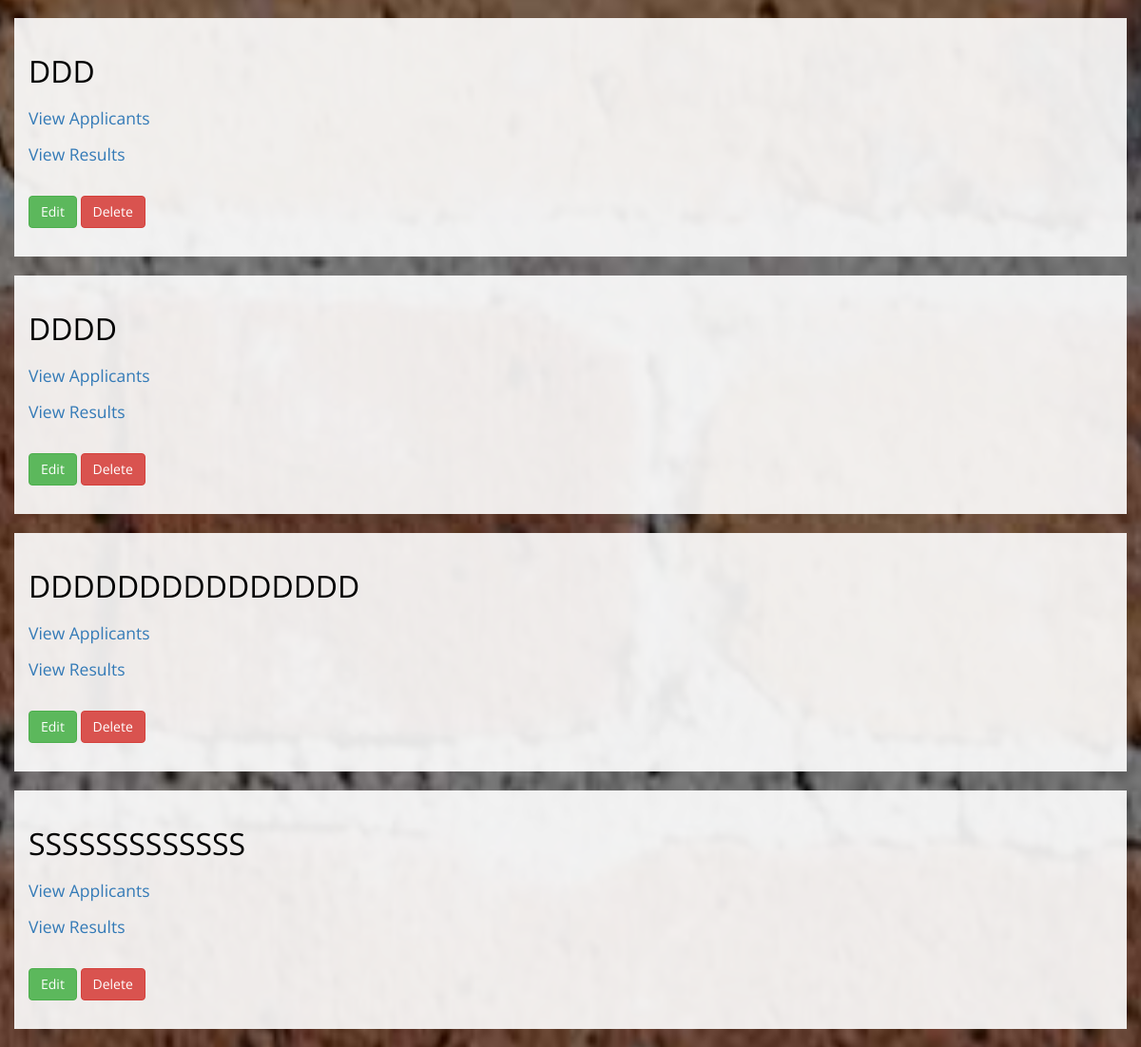
Before: /nominations/ (signed in, middle part) with the older database file.
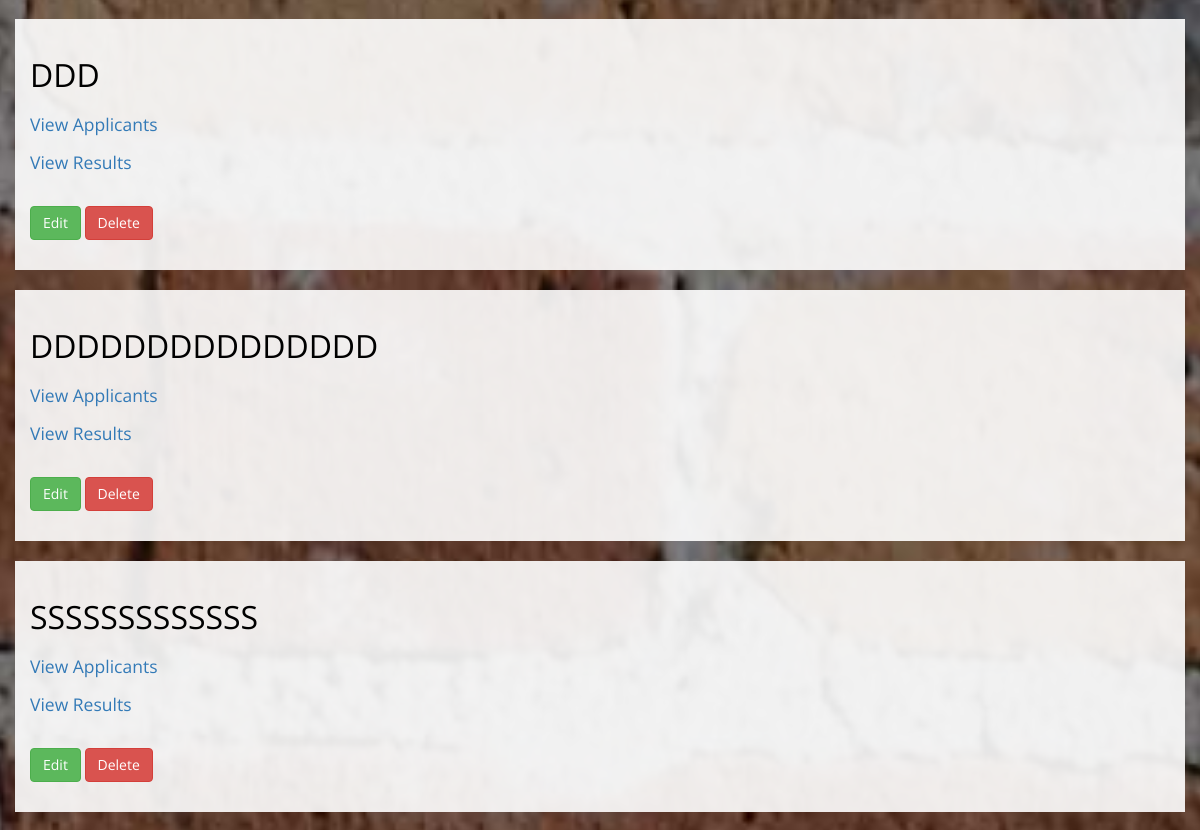
After: the same page with the newer database file.
### nomi/models.py (models this page shows, shortened)
class Nomination(models.Model):
    name = models.CharField(max_length=200)
    description = models.TextField(max_length=1000, null=True, blank=True)
    results_declared = models.BooleanField(default=False)
    nomi_post = models.ForeignKey(Post, null=True)
    nomi_form = models.OneToOneField('forms.Questionnaire', null=True, blank=True)
    status = models.CharField(max_length=50, choices=STATUS, default='Nomination created')
    year_choice = models.CharField(max_length=100, choices=YEAR_1, null=True)
    hall_choice = models.CharField(max_length=100, choices=HALL_1, null=True)
    dept_choice = models.CharField(max_length=100, choices=DEPT_1, null=True)

### nomi/views.py (the view)
@login_required
def index(request):
    nominations = Nomination.objects.all()
    all_nominations = nominations[::-1]
    posts = Post.objects.filter(post_holders=request.user)
    clubs = Club.objects.filter(club_members=request.user)
    username = UserProfile.objects.get(user=request.user)
    return render(request, 'index.html', context={'all_nominations': all_nominations, 'posts': posts,
                                                  'clubs': clubs, 'username': username})

### nomi/templates/index.html (shortened to what this page needs)
{% extends 'base.html' %}
{% load staticfiles %}
{% block content %}
        <div class="container">
        {% if user.is_authenticated %}
            {% for nomi in all_nominations %}
            {% if nomi.year_choice == username.year or nomi.year_choice == 'All' or perms.nomi.admin %}
                {% if nomi.hall_choice == username.hall or nomi.hall_choice == 'All' or perms.nomi.admin %}
                    {% if nomi.dept_choice == username.department or nomi.dept_choice == 'All' or perms.nomi.admin %}
                        <div class="row box">
                            <p style="font-size: xx-large">{{ nomi.name.upper }}</p>
                                        <p><a href="{% url 'applicants' nomi.pk %}">View Applicants</a></p>
                                <p><a href="{% url 'result' nomi.pk %}">View Results</a></p>
                            {% if perms.nomi.admin %}
                                    {% if not nomi.results_declared %}
                                        <br>
                                        <form action="{% url 'nomi_update' nomi.pk %}" method="get" style="display: inline">
                                            <button class="btn btn-success" type="submit">Edit</button>
                                        </form>
                                        <form action="{% url 'nomi_delete' nomi.pk %}" method="post" style="display: inline">
                                            <button  class="btn btn-danger" type="submit">Delete</button>
                                        </form>
                                    {% endif %}
                            {% endif %}
                        </div>
                    {% endif %}
                {% endif %}
            {% endif %}
            {% endfor %}
        {% endif %}
        </div>
    {% endblock %}

Changed rows visible on the page:
removed Nomination: name "DDDD"
